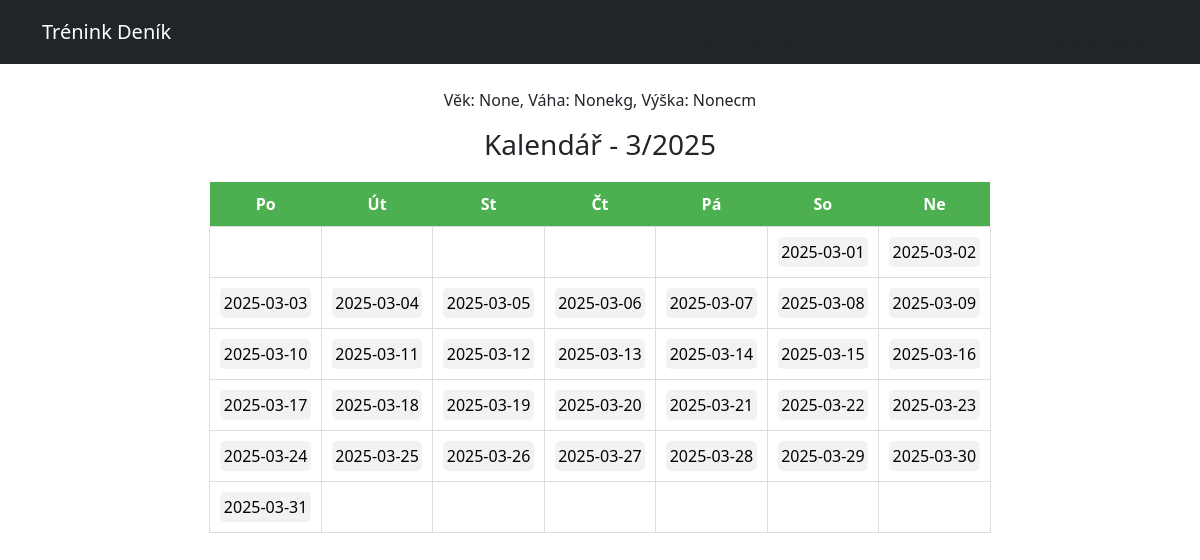
The app's page /kalendar/ (signed in) with its own data.
### api/models.py (models this page shows, shortened)
class Uzivatel(AbstractUser):
    jmeno = models.CharField(unique=False, max_length=100)
    vek = models.IntegerField(null=True, blank=True)
    vaha = models.FloatField(null=True, blank=True)
    vyska = models.FloatField(null=True, blank=True)
    id = models.AutoField(primary_key=True)
    active = models.BooleanField(default=True)
    groups = models.ManyToManyField(
        "auth.Group",
        related_name="uzivatele_skupiny",
        blank=True,
    )
    user_permissions = models.ManyToManyField(
        "auth.Permission",
        related_name="uzivatele_opravneni",
        blank=True,
    )

### api/views.py (the view)
# urls.py: path('kalendar/', kalendar, name='kalendar'),
def kalendar(request):
    uzivatel_id = request.session.get('uzivatel_id')
    if not uzivatel_id:
        return redirect ('register')
    uzivatel = get_object_or_404(Uzivatel, pk=uzivatel_id)
    dnes = datetime.today()
    rok = dnes.year
    mesic = dnes.month
    cal = calendar.Calendar()
    kalendar = []
    for tyden in cal.monthdayscalendar(rok, mesic):
        tyden_dny = []
        for den in tyden:
            if den == 0:
                tyden_dny.append(None)  # Prázdné místo pro dny mimo měsíc
            else:
                tyden_dny.append(f"{rok}-{mesic:02d}-{den:02d}")  # Formát Y-m-d
        kalendar.append(tyden_dny)
    return render(request, 'kalendar.html', {'uzivatel': uzivatel, 'calendar': kalendar, 'year': rok, 'month': mesic})

### templates/kalendar.html (shortened to what this page needs)
<!DOCTYPE html>
<html lang="cs">
<head>
    <link rel="stylesheet" href="https://cdn.jsdelivr.net/npm/bootstrap@5.3.0/dist/css/bootstrap.min.css">
    {% load static %}
    <link rel="stylesheet" href="{% static 'css/styles.css' %}">
</head>
<body>
    <nav class="navbar navbar-expand-lg navbar-dark bg-dark">
        <div class="container">
            <a class="navbar-brand" href="/">Trénink Deník</a>
                {% if request.user.is_authenticated %}
                    <li><a class="nav-link" href="{% url 'treninky' %}">Moje tréninky</a></li>
                    <li><a class="nav-link" href="{% url 'pridat_trenink' %}">Přidat trénink</a></li>
                {% endif %}
            </div>
    </nav>
    <div class="container mt-4">
        {% block content %}
        <p class="text-center">Věk: {{ uzivatel.vek }}, Váha: {{ uzivatel.vaha }}kg, Výška: {{ uzivatel.vyska }}cm</p>
        <h3 class="text-center">Kalendář - {{ month }}/{{ year }}</h3>
        <div class="calendar-container">
            <table class="calendar">
                <thead>
                    <tr>
                        <th>Po</th>
                        <th>Út</th>
                        <th>St</th>
                        <th>Čt</th>
                        <th>Pá</th>
                        <th>So</th>
                        <th>Ne</th>
                    </tr>
                    {% for week in calendar %}
                    <tr>
                        {% for day in week %}
                            {% if day %}
                                <td>
                                    <a href="{% url 'zapistreninku' datum=day %}">{{ day }}</a>
                                </td>
                            {% else %}
                                <td></td>
                            {% endif %}
                        {% endfor %}
                    </tr>
                {% endfor %}
            </table>
        </div>
    </div>
    {% endblock %}
</body>
</html>

### static/css/styles.css (style rules this page uses)
.calendar-container { display: flex; justify-content: center; align-items: center; margin-top: 20px; }
.calendar { border-collapse: collapse; width: 70%; text-align: center; }
.calendar th { background-color: #4CAF50; color: white; padding: 10px; }
.calendar td { width: 50px; height: 50px; border: 1px solid #ddd; padding: 10px; text-align: center; vertical-align: middle; }
.calendar td a { display: block; width: 100%; height: 100%; background-color: #f2f2f2; text-decoration: none; color: black; border-radius: 5px; line-height: 30px; }

### records on screen
Uzivatel: vek "None", vaha "None", vyska "None"

### other values on screen
{{ month }} "3"
{{ day }} "2025-03-01" "2025-03-02" "2025-03-03" "2025-03-04" "2025-03-05" "2025-03-06" "2025-03-07" "2025-03-08" "2025-03-09" "2025-03-10" "2025-03-11" "2025-03-12" "2025-03-13" "2025-03-14" "2025-03-15" "2025-03-16" "2025-03-17" "2025-03-18" "2025-03-19" "2025-03-20" "2025-03-21" "2025-03-22" "2025-03-23" "2025-03-24" "2025-03-25" "2025-03-26" "2025-03-27" "2025-03-28" "2025-03-29" "2025-03-30" "2025-03-31"
